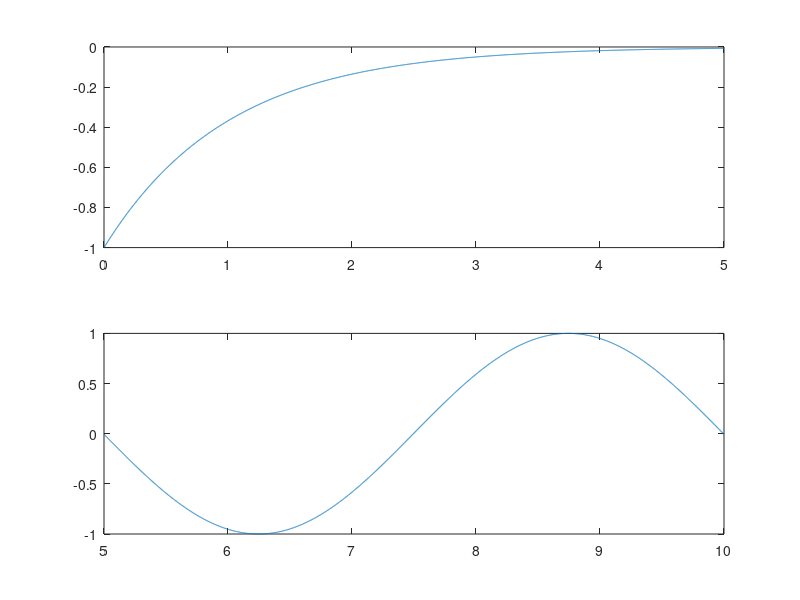
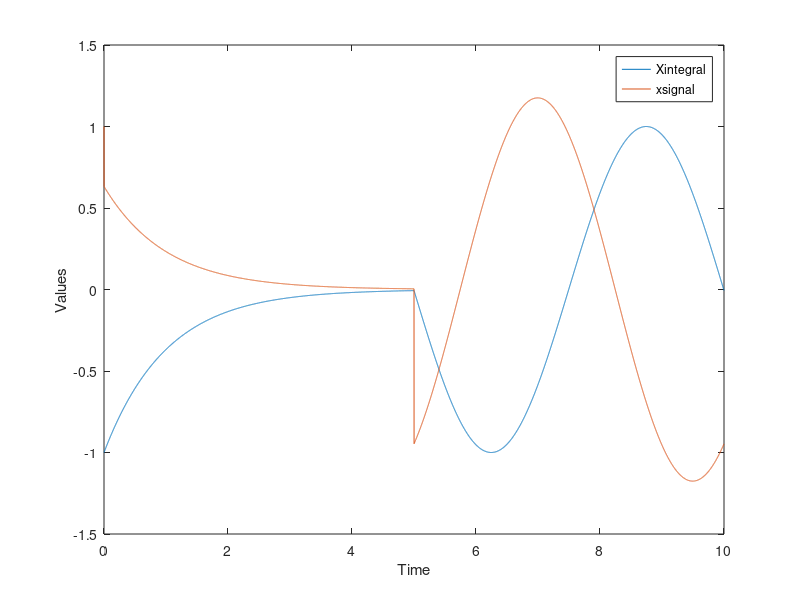

These charts were generated, in order, by the following MATLAB code: (Note: this script raises an error after producing the figures.)
%%
dt = 0.001
t = 0:dt:10
t1 = 0:dt:5
t2 = 5.001:dt:10
T = 10
f = 0.2
teta = 6*dt
%%
x1 = -exp(-1.*t1)
x2 = -1*sin((2*pi*f.*t2)+teta)
figure(1)
subplot(2,1,1)
plot(t1,x1)
subplot(2,1,2)
plot(t2,x2)
%%
x3 = [x1,x2]
figure(2)
plot(t,x3)
xlabel("Time")
ylabel("Values")


hold on
%%
xsignal1 = -exp(-1.*(t1+1)) - (-exp(-1.*t1))
xsignal2 = -1*sin((2*pi*f.*(t2+1))+teta) - (-1*sin((2*pi*f.*t2)+teta))
xsignal = [xsignal1,xsignal2]
xsignal(1)=1
figure(2)
plot(t,xsignal)
legend("Xintegral","xsignal")
%%
k = -3000:1:3000

for i=1:length(k)
    ak(i)= (1/T) * (sum (xsignal .* exp(-1i*k(i)*2*pi/T.*t) .*dt));
end
%%
N1=50
xust = ones(1,100)
for i=1:length(100)
    xust(i) = sum(ak .* exp(-1i*k(i)*2*pi/T.*t) )
end
%%
figure(4)




